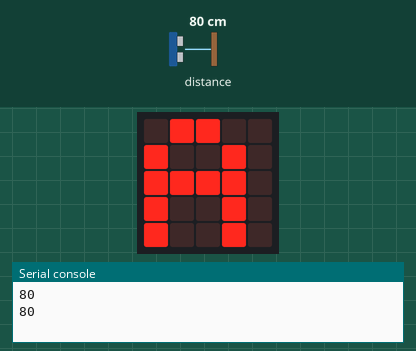
The program below on a simulated BBC micro:bit (MakeCode). Parts: the board's 5×5 LED display, the last lines printed to the serial console. Inputs (shaded band) come from the test bench; at power-on: distance to the obstacle 80 cm.

Above: at 1.2 s.
1.3 s: distance to the obstacle set to 7 cm
2.8 s: distance to the obstacle set to 4 cm
At 4.1 s:
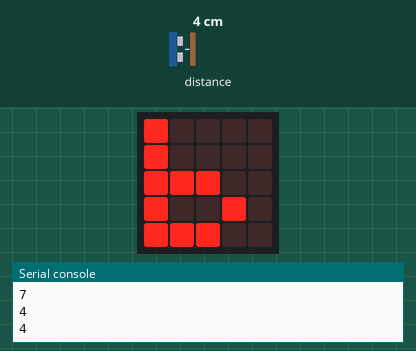
4.6 s: distance to the obstacle set to 9 cm
At 5.7 s:
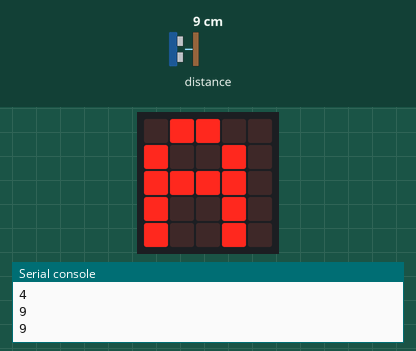
6.1 s: distance to the obstacle set to 2 cm
At 7.2 s:
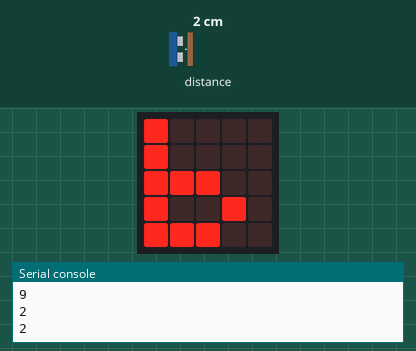
Timing chart, 0 to 8.6 s (numbered marks = the images above; inputs shaded):
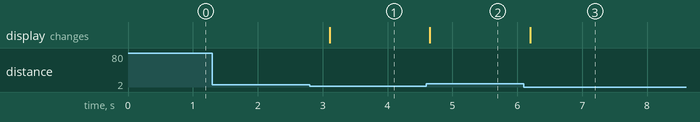

The program:

main.ts
```typescript
music.setVolume(255)
basic.forever(function () {

})
basic.forever(function () {
    serial.writeLine("" + (sonar.ping(
    DigitalPin.P1,
    DigitalPin.P2,
    PingUnit.Centimeters
    )))
    if (sonar.ping(
    DigitalPin.P1,
    DigitalPin.P2,
    PingUnit.Centimeters
    ) > 5) {
        basic.showString("A")
    } else {
        basic.showString("b")
    }
})
```

test.ts
```typescript
// 在這裡測試；當此封包作為擴充功能時，將不會編譯此內容。
```

Measured:
- the behaviour switches between 6 and 5 cm on distance to the obstacle (found by bisection; images 0 and 1)
- after the input at 2.8 s, the display: changes after 0.31 s (image 1)
- after the input at 4.6 s, the display: changes after 0.05 s (image 2)
- after the input at 6.1 s, the display: changes after 0.10 s (image 3)
